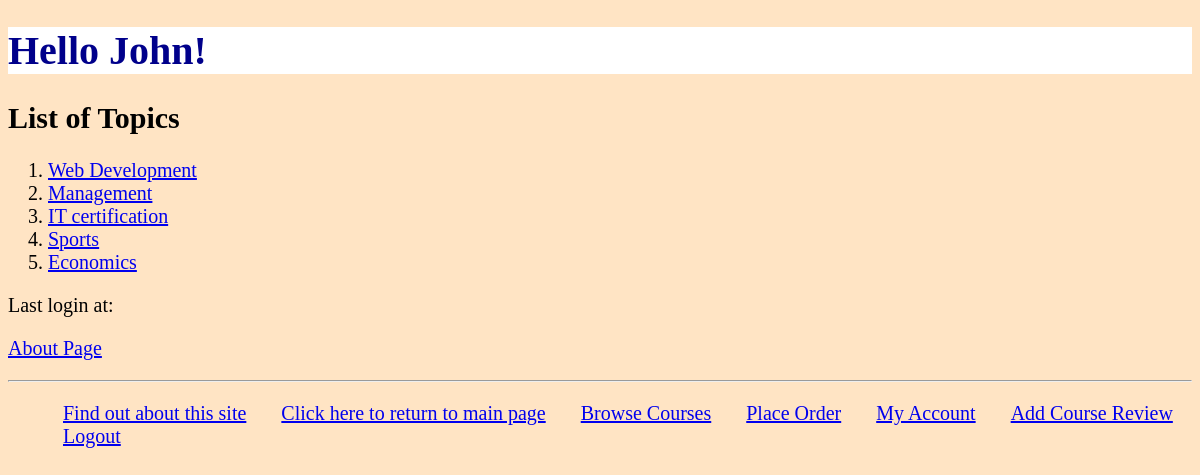
/myapp/ (signed in), run on the app's committed database.
### myapp/models.py (models this page shows, shortened)
class Topic(models.Model):
    name = models.CharField(max_length=200)
    length = models.IntegerField(default=12)

### myapp/views.py (the view)
# urls.py: path(r'', views.IndexView.as_view(), name='index'),
class IndexView(View):
    def get(self, request):
        top_list = Topic.objects.all().order_by('id')[:10]
        try:
            current_user = Student.objects.get(id=request.user.id)
        except Student.DoesNotExist:
            current_user = None
        first_name = "User"
        if current_user:
            first_name = current_user.first_name
        return render(request, 'myapp/index.html', {'top_list': top_list, 'first_name':first_name})

### myapp/templates/myapp/index.html
{% extends 'myapp/base.html' %}
{% block body_block %}
    {% if top_list %}
        <h2>List of Topics</h2>
        <ol>
            {% for top  in top_list %}
                <li>
                    <a href="{% url 'myapp:detail' top.id %}">
                        {{ top.name}}
                    </a>
                </li>
            {% endfor %}
        </ol>
    {% else %}
        <strong>There are no available topics!</strong>
    {% endif %}
    <p>Last login at: {{ request.session.last_login }}</p>
    <p><a href="{% url 'myapp:about' %}">About Page</a></p>
{% endblock %}

### myapp/templates/myapp/base.html (shortened to what this page needs)
<!DOCTYPE html>
{% load static %}
<html>
    <head>
        <link rel="stylesheet" type="text/css" href="{% static 'myapp/style1.css' %}" />
    </head>
    <body>
        <div>
            <h1>
                {% block myhdg %}Hello {{ first_name }}!
                {% endblock %}
            </h1>
            {% block body_block %}*** {% endblock %}
        </div>
        <hr />
        <div>
        	<ul>
                <li class="hbar1"><a href="/myapp/about">Find out about this site</a></li>
                <li class="hbar1"><a href = "{% url 'myapp:index' %}">Click here to return to main page</a></li>
                <li class="hbar1"><a href="{% url 'myapp:findcourses' %}">Browse Courses</a></li>
                <li class="hbar1"><a href="{% url 'myapp:place_order' %}">Place Order</a></li>
                <li class="hbar1"><a href="{% url 'myapp:myaccount' %}">My Account</a></li>
                <li class="hbar1"><a href="{% url 'myapp:review_view' %}">Add Course Review</a></li>
                {% if first_name == "User" %}
                    <li class="hbar1"><a href="{% url 'myapp:login' %}">Login</a></li>
                    <li class="hbar1"><a href="{% url 'myapp:register' %}">Register</a></li>
                {% else %}
                    <li class="hbar1"><a href="{% url 'myapp:logout' %}">Logout</a></li>
                {% endif %}
            </ul>
        </div>
    </body>
</html>

### myapp/static/myapp/style1.css (style rules this page uses)
.hbar1 { display: inline; margin: 15px; }
h1 { background-color: white; color: darkblue; font-size: 2em; position: relative }
body { background-color: bisque; color: black; font-size: 20px; font-family: Verdana; }
p { font-family: verdana; font-size: 20px; }

### data on the page
Topic: name "Web Development"
Topic: name "Management"
Topic: name "IT certification"
Topic: name "Sports"
Topic: name "Economics"

### other printed values
{{ first_name }} "John"
